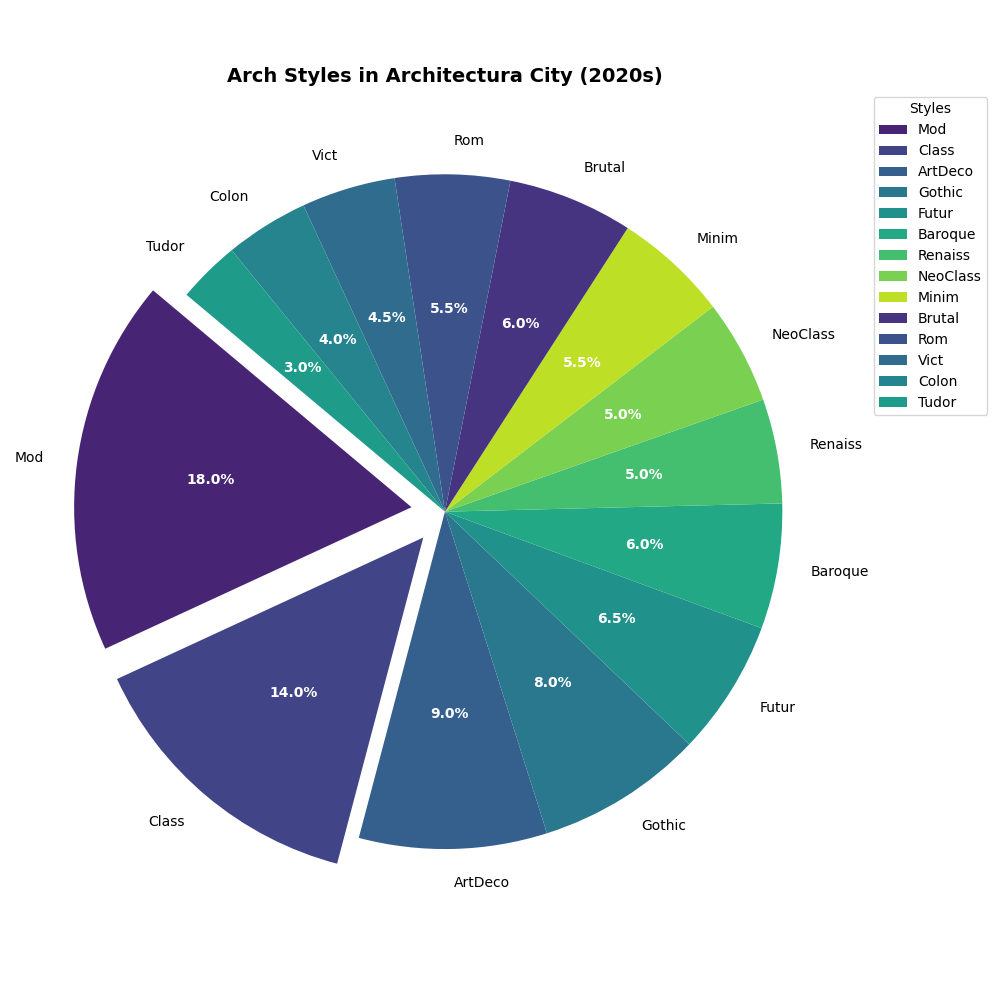

Write the Python code that produced this figure.
import matplotlib.pyplot as plt

# Define the data for the architectural styles
styles = [
    'Mod', 'Class', 'ArtDeco', 'Gothic', 'Futur', 
    'Baroque', 'Renaiss', 'NeoClass', 'Minim', 
    'Brutal', 'Rom', 'Vict', 'Colon', 'Tudor'
]
percentages = [18.0, 14.0, 9.0, 8.0, 6.5, 6.0, 5.0, 5.0, 5.5, 
               6.0, 5.5, 4.5, 4.0, 3.5]

# Adjust the percentages to ensure they sum to 100
total = sum(percentages)
correction = 100 - total
percentages[-1] += correction

colors = plt.cm.viridis([
    0.1, 0.2, 0.3, 0.4, 0.5, 0.6, 0.7, 0.8, 0.9, 
    0.15, 0.25, 0.35, 0.45, 0.55
])

explode = tuple(0.1 if p >= 10 else 0 for p in percentages)

fig, ax = plt.subplots(figsize=(10, 10))
wedges, texts, autotexts = ax.pie(
    percentages,
    labels=styles,
    autopct=lambda pct: f'{pct:.1f}%',
    startangle=140,
    colors=colors,
    explode=explode
)

plt.setp(autotexts, size=10, weight='bold', color='white')
plt.setp(texts, size=10)

# Concise title
ax.set_title(
    'Arch Styles in Architectura City (2020s)',
    fontsize=14,
    fontweight='bold'
)

ax.legend(
    wedges,
    styles,
    title='Styles',
    loc='upper left',
    bbox_to_anchor=(1, 1)
)

plt.tight_layout()
plt.show()
